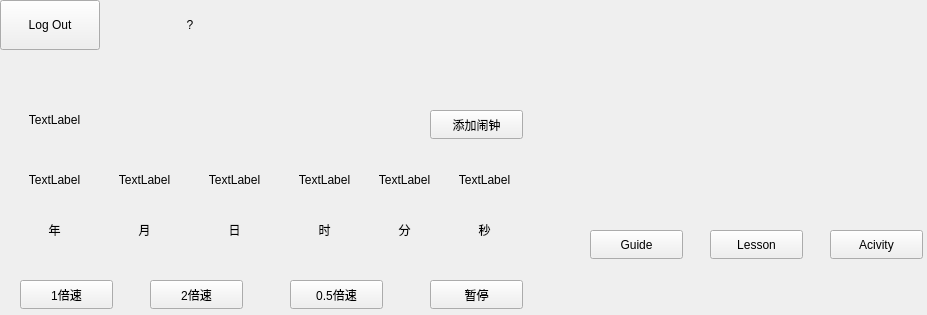
<?xml version="1.0" encoding="UTF-8"?>
<ui version="4.0">
 <class>Widget_Desktop</class>
 <widget class="QWidget" name="Widget_Desktop">
  <property name="geometry">
   <rect>
    <x>0</x>
    <y>0</y>
    <width>927</width>
    <height>315</height>
   </rect>
  </property>
  <property name="windowTitle">
   <string>Form</string>
  </property>
  <property name="styleSheet">
   <string notr="true"/>
  </property>
  <widget class="QLabel" name="year">
   <property name="geometry">
    <rect>
     <x>20</x>
     <y>220</y>
     <width>69</width>
     <height>20</height>
    </rect>
   </property>
   <property name="text">
    <string>年</string>
   </property>
   <property name="alignment">
    <set>Qt::AlignCenter</set>
   </property>
  </widget>
  <widget class="QLabel" name="month">
   <property name="geometry">
    <rect>
     <x>110</x>
     <y>220</y>
     <width>69</width>
     <height>20</height>
    </rect>
   </property>
   <property name="text">
    <string>月</string>
   </property>
   <property name="alignment">
    <set>Qt::AlignCenter</set>
   </property>
  </widget>
  <widget class="QLabel" name="day">
   <property name="geometry">
    <rect>
     <x>200</x>
     <y>220</y>
     <width>69</width>
     <height>20</height>
    </rect>
   </property>
   <property name="text">
    <string>日</string>
   </property>
   <property name="alignment">
    <set>Qt::AlignCenter</set>
   </property>
  </widget>
  <widget class="QLabel" name="hour">
   <property name="geometry">
    <rect>
     <x>290</x>
     <y>220</y>
     <width>69</width>
     <height>20</height>
    </rect>
   </property>
   <property name="text">
    <string>时</string>
   </property>
   <property name="alignment">
    <set>Qt::AlignCenter</set>
   </property>
  </widget>
  <widget class="QLabel" name="minute">
   <property name="geometry">
    <rect>
     <x>370</x>
     <y>220</y>
     <width>69</width>
     <height>20</height>
    </rect>
   </property>
   <property name="text">
    <string>分</string>
   </property>
   <property name="alignment">
    <set>Qt::AlignCenter</set>
   </property>
  </widget>
  <widget class="QLabel" name="second">
   <property name="geometry">
    <rect>
     <x>450</x>
     <y>220</y>
     <width>69</width>
     <height>20</height>
    </rect>
   </property>
   <property name="text">
    <string>秒</string>
   </property>
   <property name="alignment">
    <set>Qt::AlignCenter</set>
   </property>
  </widget>
  <widget class="QLabel" name="monthNum">
   <property name="geometry">
    <rect>
     <x>110</x>
     <y>170</y>
     <width>69</width>
     <height>20</height>
    </rect>
   </property>
   <property name="text">
    <string>TextLabel</string>
   </property>
   <property name="alignment">
    <set>Qt::AlignCenter</set>
   </property>
  </widget>
  <widget class="QLabel" name="hourNum">
   <property name="geometry">
    <rect>
     <x>290</x>
     <y>170</y>
     <width>69</width>
     <height>20</height>
    </rect>
   </property>
   <property name="text">
    <string>TextLabel</string>
   </property>
   <property name="alignment">
    <set>Qt::AlignCenter</set>
   </property>
  </widget>
  <widget class="QLabel" name="yearNum">
   <property name="geometry">
    <rect>
     <x>20</x>
     <y>170</y>
     <width>69</width>
     <height>20</height>
    </rect>
   </property>
   <property name="text">
    <string>TextLabel</string>
   </property>
   <property name="alignment">
    <set>Qt::AlignCenter</set>
   </property>
  </widget>
  <widget class="QLabel" name="minuteNum">
   <property name="geometry">
    <rect>
     <x>370</x>
     <y>170</y>
     <width>69</width>
     <height>20</height>
    </rect>
   </property>
   <property name="text">
    <string>TextLabel</string>
   </property>
   <property name="alignment">
    <set>Qt::AlignCenter</set>
   </property>
  </widget>
  <widget class="QLabel" name="dayNum">
   <property name="geometry">
    <rect>
     <x>200</x>
     <y>170</y>
     <width>69</width>
     <height>20</height>
    </rect>
   </property>
   <property name="text">
    <string>TextLabel</string>
   </property>
   <property name="alignment">
    <set>Qt::AlignCenter</set>
   </property>
  </widget>
  <widget class="QLabel" name="secondNum">
   <property name="geometry">
    <rect>
     <x>450</x>
     <y>170</y>
     <width>69</width>
     <height>20</height>
    </rect>
   </property>
   <property name="text">
    <string>TextLabel</string>
   </property>
   <property name="alignment">
    <set>Qt::AlignCenter</set>
   </property>
  </widget>
  <widget class="QLabel" name="Title">
   <property name="geometry">
    <rect>
     <x>90</x>
     <y>0</y>
     <width>200</width>
     <height>50</height>
    </rect>
   </property>
   <property name="text">
    <string>?</string>
   </property>
   <property name="alignment">
    <set>Qt::AlignCenter</set>
   </property>
  </widget>
  <widget class="QPushButton" name="Button_LogOut">
   <property name="geometry">
    <rect>
     <x>0</x>
     <y>0</y>
     <width>100</width>
     <height>50</height>
    </rect>
   </property>
   <property name="text">
    <string>Log Out</string>
   </property>
  </widget>
  <widget class="QPushButton" name="Button_v1">
   <property name="geometry">
    <rect>
     <x>20</x>
     <y>280</y>
     <width>93</width>
     <height>29</height>
    </rect>
   </property>
   <property name="text">
    <string>1倍速</string>
   </property>
  </widget>
  <widget class="QPushButton" name="Button_v2">
   <property name="geometry">
    <rect>
     <x>150</x>
     <y>280</y>
     <width>93</width>
     <height>29</height>
    </rect>
   </property>
   <property name="text">
    <string>2倍速</string>
   </property>
  </widget>
  <widget class="QPushButton" name="Button_v3">
   <property name="geometry">
    <rect>
     <x>290</x>
     <y>280</y>
     <width>93</width>
     <height>29</height>
    </rect>
   </property>
   <property name="text">
    <string>0.5倍速</string>
   </property>
  </widget>
  <widget class="QPushButton" name="Button_v4">
   <property name="geometry">
    <rect>
     <x>430</x>
     <y>280</y>
     <width>93</width>
     <height>29</height>
    </rect>
   </property>
   <property name="text">
    <string>暂停</string>
   </property>
  </widget>
  <widget class="QPushButton" name="Button_Guide">
   <property name="geometry">
    <rect>
     <x>590</x>
     <y>230</y>
     <width>93</width>
     <height>29</height>
    </rect>
   </property>
   <property name="text">
    <string>Guide</string>
   </property>
  </widget>
  <widget class="QPushButton" name="Button_Lesson">
   <property name="geometry">
    <rect>
     <x>710</x>
     <y>230</y>
     <width>93</width>
     <height>29</height>
    </rect>
   </property>
   <property name="text">
    <string>Lesson</string>
   </property>
  </widget>
  <widget class="QPushButton" name="Button_Acivity">
   <property name="geometry">
    <rect>
     <x>830</x>
     <y>230</y>
     <width>93</width>
     <height>29</height>
    </rect>
   </property>
   <property name="text">
    <string>Acivity</string>
   </property>
  </widget>
  <widget class="QLabel" name="dayOfWeek">
   <property name="geometry">
    <rect>
     <x>20</x>
     <y>110</y>
     <width>69</width>
     <height>20</height>
    </rect>
   </property>
   <property name="text">
    <string>TextLabel</string>
   </property>
   <property name="alignment">
    <set>Qt::AlignCenter</set>
   </property>
  </widget>
  <widget class="QPushButton" name="Button_Clock">
   <property name="geometry">
    <rect>
     <x>430</x>
     <y>110</y>
     <width>93</width>
     <height>29</height>
    </rect>
   </property>
   <property name="text">
    <string>添加闹钟</string>
   </property>
  </widget>
 </widget>
 <resources/>
 <connections/>
</ui>
